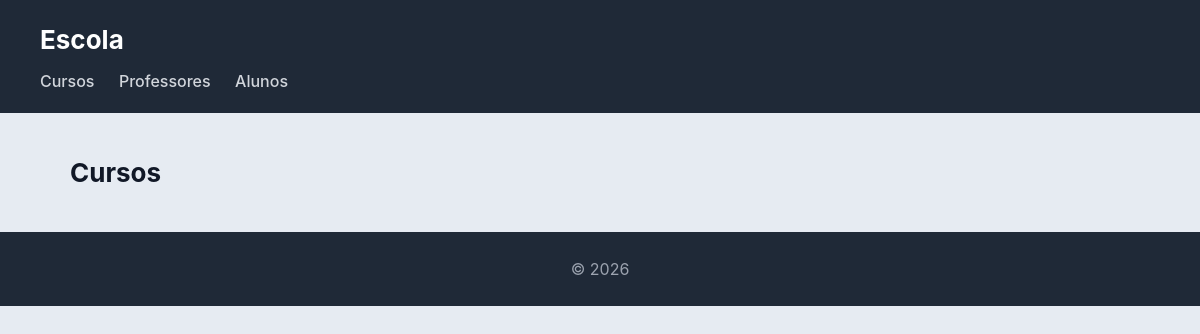
The page /escola/cursos/ on the database as committed earlier.
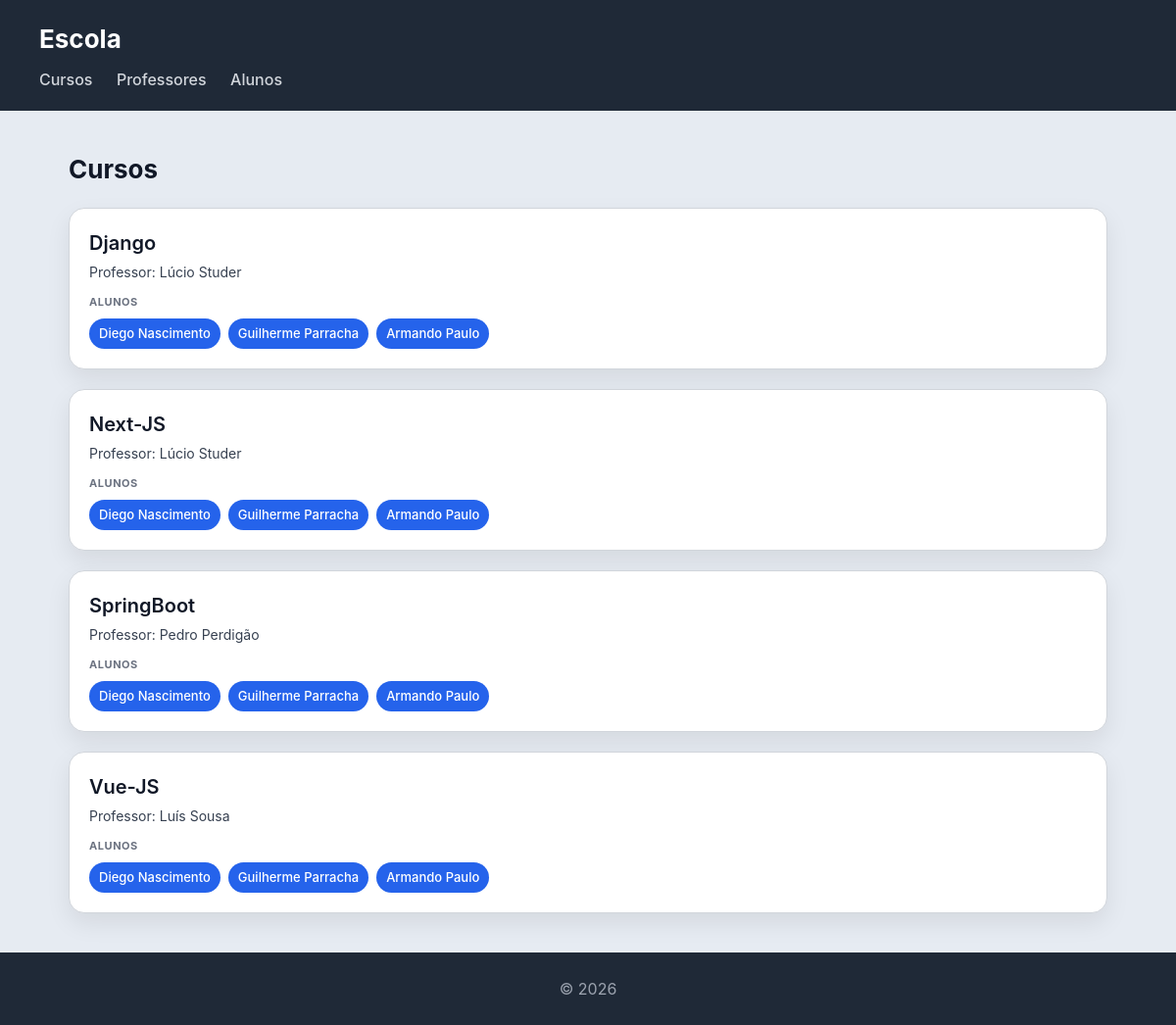
The same page on the database as committed later.
### escola/models.py (models this page shows, shortened)
class Curso(models.Model):
    nome = models.CharField(max_length=100)
    imagem = models.ImageField(upload_to='cursos/')
    professor = models.ForeignKey(Professor, on_delete=models.CASCADE, related_name='cursos')
    alunos = models.ManyToManyField(Aluno, related_name='cursos')

class Professor(models.Model):
    nome = models.CharField(max_length=100)
    email = models.EmailField()

class Aluno(models.Model):
    nome = models.CharField(max_length=100)
    numero = models.CharField(max_length=20, unique=True)

### escola/views.py (the view)
# urls.py: path('cursos/', views.cursos_view, name="cursos"),
def cursos_view(request):
    cursos = Curso.objects.select_related('professor').prefetch_related('alunos').all()
    return render(request, 'escola/cursos.html', {'cursos': cursos})

### escola/templates/escola/cursos.html
{% extends "escola/base.html" %}
{% block content %}
<h2>Cursos</h2>
<section>
    {% for curso in cursos %}
    <article>
        <header>
            <h3>{{ curso.nome }}</h3>
            <p>Professor: {{ curso.professor.nome }}</p>
        </header>
        <section>
            <h4>Alunos</h4>
            <ul>
                {% for aluno in curso.alunos.all %}
                    <li>{{ aluno.nome }}</li>
                {% empty %}
                    <li>Sem alunos inscritos</li>
                {% endfor %}
            </ul>
        </section>
    </article>
    {% endfor %}
</section>
{% endblock %}

Rows that differ between the two databases and show on the page:
added Curso: nome "Django", professor.nome "Lúcio Studer"
added Aluno: nome "Diego Nascimento"
added Aluno: nome "Guilherme Parracha"
added Aluno: nome "Armando Paulo"
added Curso: nome "Next-JS", professor.nome "Lúcio Studer"
added Curso: nome "SpringBoot", professor.nome "Pedro Perdigão"
added Curso: nome "Vue-JS", professor.nome "Luís Sousa"
